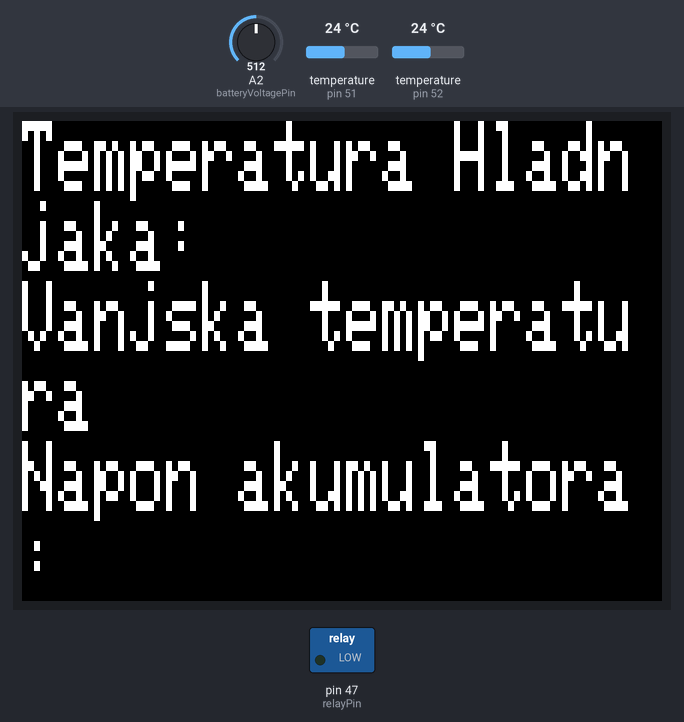
The sketch below on a simulated Arduino Mega 2560, built with avr-gcc and run on an emulated ATmega2560. Shown: 320×240 colour display, switched loads named in the sketch (green lamp = pin HIGH). Inputs (shaded band) come from the test bench; at power-on: temperature (sensors on pin 51, pin 52) 24 °C, A2 (batteryVoltagePin) = 512. What the sketch prints to the serial monitor is not drawn.

Above: at 1.5 s.
1.6 s: temperature (sensor on pin 51) set to 12 °C
At 2.5 s:
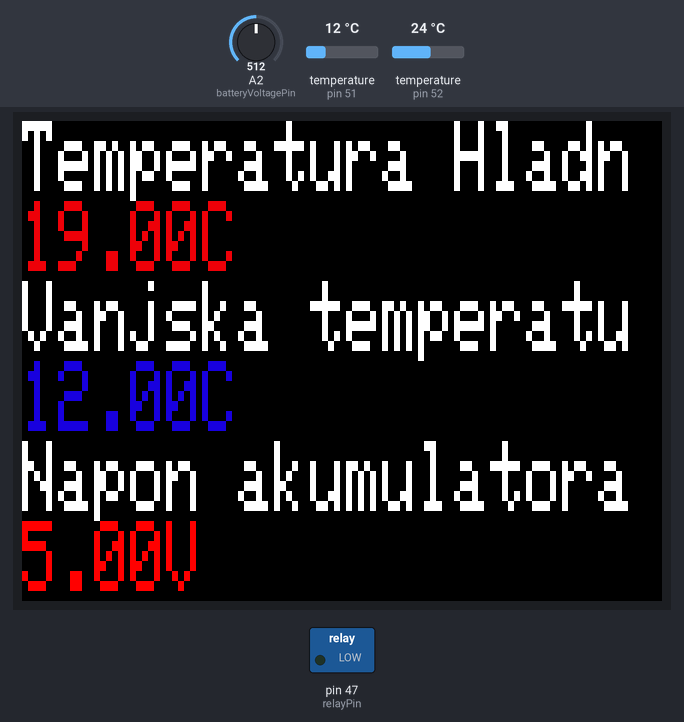
5.2 s: temperature (sensor on pin 52) set to 12 °C
At 8.2 s:
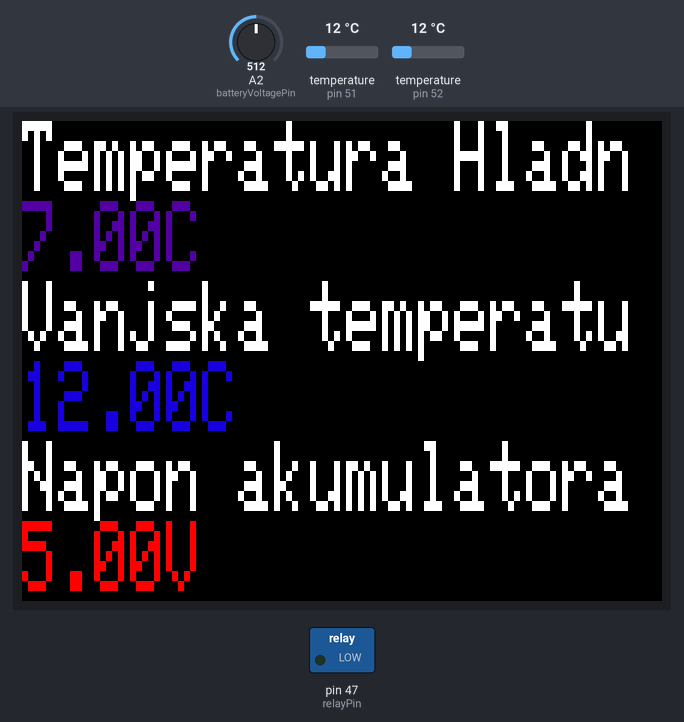
8.8 s: A2 (batteryVoltagePin) set to 909
At 9.8 s:
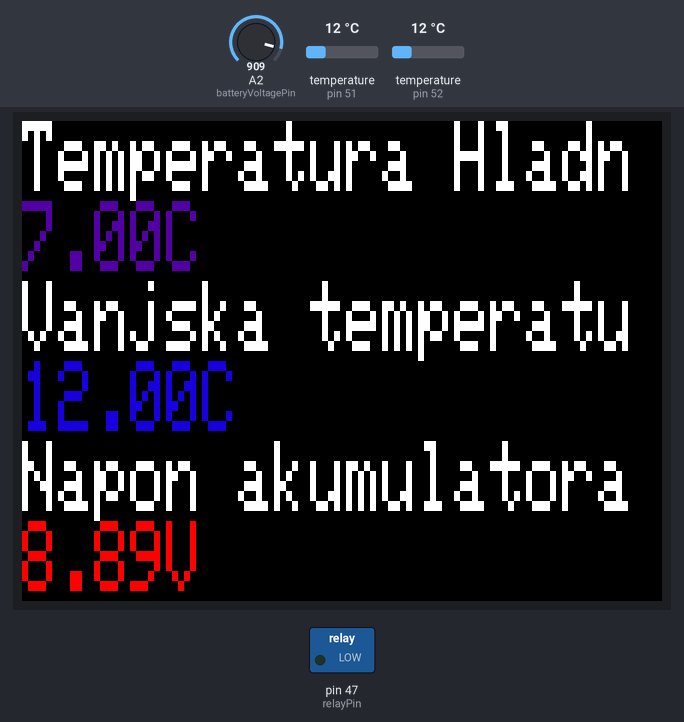
12.4 s: A2 (batteryVoltagePin) set to 931
At 15.5 s:
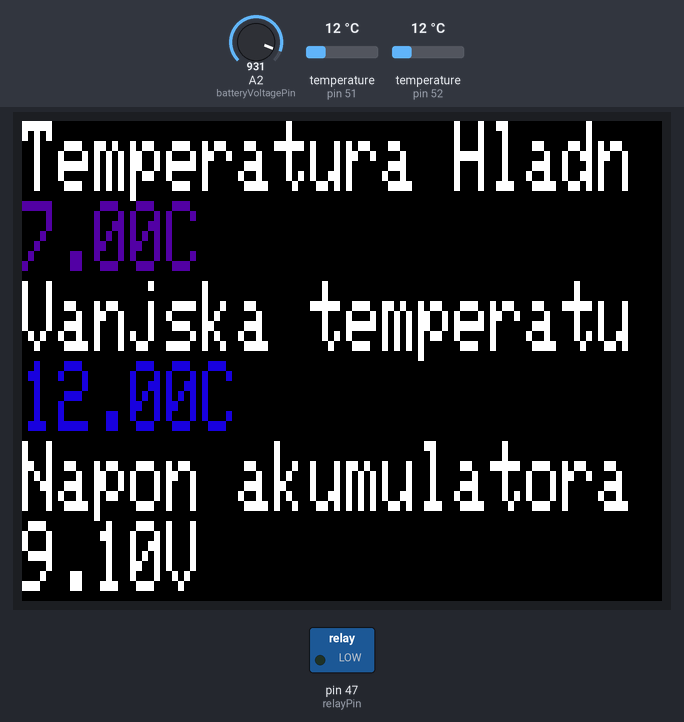
16.1 s: temperature (sensor on pin 51) set to 19 °C
At 18.4 s:
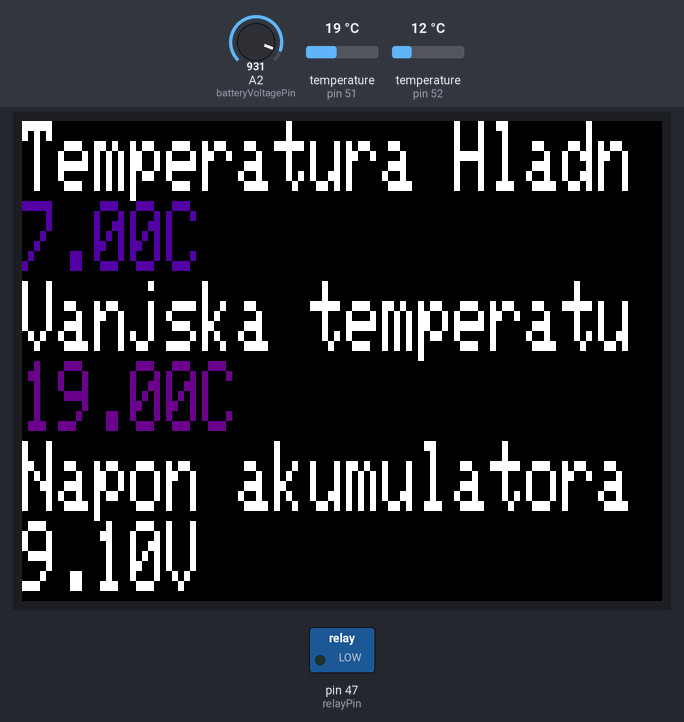
23.4 s: temperature (sensor on pin 52) set to 28 °C
At 25.8 s:
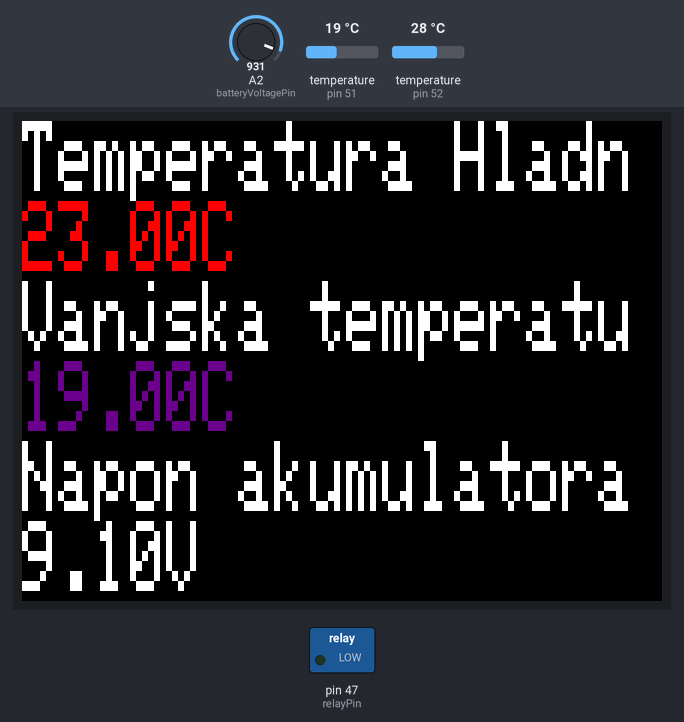
Timing chart, 0 to 27.3 s (numbered marks = the images above; inputs shaded):
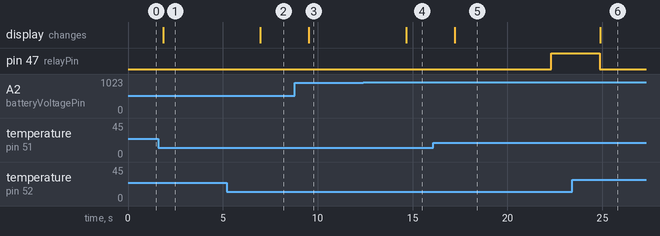

Measured:
- the behaviour switches between 920 and 921 on A2 (batteryVoltagePin) (found by bisection; images 3 and 4)
- after the input at 1.6 s, the display: changes after 0.26 s (image 1)
- after the input at 5.2 s, the display: changes after 1.8 s (image 2)
- after the input at 8.8 s, the display: changes after 0.74 s (image 3)
- after the input at 12.4 s, the display: changes after 2.3 s (image 4)
- after the input at 16.1 s, the display: changes after 1.1 s (image 5)
- after the input at 23.4 s, the display: changes after 1.5 s (image 6)

The sketch:

SolarFridge.ino
```cpp
#include <OneWire.h>
#include <DallasTemperature.h>
#include <MCUFRIEND_kbv.h>
#include <Adafruit_GFX.h>

// Color definitions
#define BLACK   0x0000
#define BLUE    0x001F
#define RED     0xF800
#define GREEN   0x07E0
#define CYAN    0x07FF
#define MAGENTA 0xF81F
#define YELLOW  0xFFE0
#define WHITE   0xFFFF

// Function to get a color that represents a gradient from color1 to color2.
uint16_t gradientColor(float value, float min, float max, uint16_t color1, uint16_t color2) {
  if (value <= min) return color1;
  if (value >= max) return color2;

  int r1 = color1 >> 11, g1 = (color1 >> 5) & 0x3F, b1 = color1 & 0x1F;
  int r2 = color2 >> 11, g2 = (color2 >> 5) & 0x3F, b2 = color2 & 0x1F;
  float ratio = (value - min) / (max - min);

  int r = r1 + ratio * (r2 - r1), g = g1 + ratio * (g2 - g1), b = b1 + ratio * (b2 - b1);
  return (r << 11) | (g << 5) | b;
}

// Data wire is plugged into pin 52 and 51 on the Arduino
#define INSIDE_TEMP_BUS 52
#define OUTSIDE_TEMP_BUS 51

// Setup a oneWire instances to communicate with any OneWire devices
OneWire oneWireInside(INSIDE_TEMP_BUS);
OneWire oneWireOutside(OUTSIDE_TEMP_BUS);

// Pass oneWire reference to DallasTemperature library
DallasTemperature insideSensors(&oneWireInside);
DallasTemperature outsideSensors(&oneWireOutside);

// Pin for the battery voltage
const int batteryVoltagePin = A2;
// Pin for the relay
const int relayPin = 47;

// Set temperature (default to 20C)
float setTemp = 20.0;

// Create an instance of the MCUFRIEND display
MCUFRIEND_kbv tft;

unsigned long relayOffStartTime = 0;  // This will hold the time when the relay is turned off
bool relayOffState = false;           // This indicates whether the relay is currently turned off due to low voltage

void setup(void)
{
  // start serial port
  Serial.begin(9600);

  // Start up the library
  insideSensors.begin();
  outsideSensors.begin();

  // Setup the battery voltage pin
  pinMode(batteryVoltagePin, INPUT);

  // Setup the relay pin as output
  pinMode(relayPin, OUTPUT);

  // Initialize the TFT screen
  uint16_t ID = tft.readID();
  if (ID == 0xD3D3) ID = 0x9481;
  tft.begin(ID);
  tft.setRotation(1);
  tft.fillScreen(BLACK);
  tft.setTextColor(WHITE, BLACK);
  tft.setTextSize(3,5);

  // Print the static labels to the TFT screen
  tft.setCursor(0, 0);
  tft.println("Temperatura Hladnjaka:");
  tft.setCursor(0, 80);
  tft.println("Vanjska temperatura");
  tft.setCursor(0, 160);
  tft.println("Napon akumulatora:");

}

void loop(void)
{
  // Fetch temperatures from DS18B20
  insideSensors.requestTemperatures();
  outsideSensors.requestTemperatures();

  float insideTemp = insideSensors.getTempCByIndex(0) -5 ;
  float outsideTemp = outsideSensors.getTempCByIndex(0);

  // Read the battery voltage
  float batteryVoltage = analogRead(batteryVoltagePin) * (5.0 / 1023.0) * 2;

  // Control the relay based on the inside temperature, set temperature and battery voltage
  if (insideTemp > setTemp && !relayOffState) {
    digitalWrite(relayPin, HIGH);
  } else {
    digitalWrite(relayPin, LOW);
  }

  // Check battery voltage and decide whether to turn the relay off
  if (batteryVoltage < 11.0) {
    // Check whether the relay is not already turned off due to low voltage
    if (!relayOffState) {
      // It's not, so turn off the relay and start the timer
      relayOffState = true;
      relayOffStartTime = millis();
      digitalWrite(relayPin, LOW);
    } else {
      // The relay is already turned off due to low voltage, so check whether it's time to turn it back on
      if (millis() - relayOffStartTime >= 20*60*1000) {
        // It's been 20 minutes, so turn the relay back on and reset the state
        relayOffState = false;
        digitalWrite(relayPin, HIGH);
      }
    }
  } else {
    // The battery voltage is OK, so reset the state
    relayOffState = false;
  }

  // If the relay is turned off due to low voltage, check whether it's time to turn it back on
  if (relayOffState && millis() - relayOffStartTime >= 5*60*1000) {
    // It's been 5 minutes, so turn the relay back on and reset the state
    relayOffState = false;
    digitalWrite(relayPin, HIGH);
  }

  // Set the color based on temperature and voltage ranges
  uint16_t insideTempColor = gradientColor(insideTemp, 0.0, 20.0, BLUE, RED);
  uint16_t outsideTempColor = gradientColor(outsideTemp, 10.0, 30.0, BLUE, RED);
  uint16_t voltageColor = (batteryVoltage < 9.0) ? RED : (batteryVoltage > 12.0 ? GREEN : WHITE);

  // Print the temperatures and battery voltage to the TFT screen
  tft.setTextColor(insideTempColor, BLACK);
  tft.setCursor(0, 40);
  tft.println(String(insideTemp) + "C       ");

  tft.setTextColor(outsideTempColor, BLACK);
  tft.setCursor(0, 120);
  tft.println(String(outsideTemp) + "C       ");

  tft.setTextColor(voltageColor, BLACK);
  tft.setCursor(0, 200);
  tft.println(String(batteryVoltage) + "V       ");

  // Print the temperatures and battery voltage to the Serial Monitor
  Serial.print(insideTemp);
  Serial.print(";");
  Serial.print(setTemp);
  Serial.print(";");
  Serial.print(outsideTemp);
  Serial.print(";");
  Serial.println(batteryVoltage);

  delay(1000);
}
```
